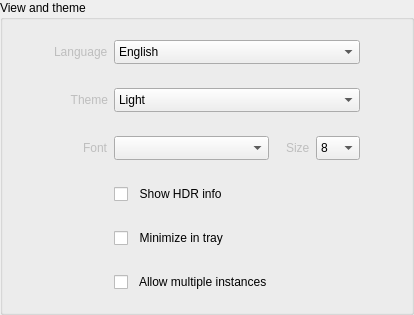
                    <widget class="QGroupBox" name="groupBoxSettings_3">
                     <property name="title">
                      <string>View and theme</string>
                     </property>
                     <layout class="QGridLayout" name="gridLayout_19">
                      <property name="topMargin">
                       <number>20</number>
                      </property>
                      <property name="bottomMargin">
                       <number>20</number>
                      </property>
                      <item row="0" column="0">
                       <layout class="QGridLayout" name="gridLayout_20">
                        <property name="leftMargin">
                         <number>0</number>
                        </property>
                        <property name="topMargin">
                         <number>0</number>
                        </property>
                        <property name="rightMargin">
                         <number>0</number>
                        </property>
                        <item row="8" column="2" alignment="Qt::AlignmentFlag::AlignLeft">
                         <widget class="QCheckBox" name="checkBox_tray">
                          <property name="maximumSize">
                           <size>
                            <width>600</width>
                            <height>30</height>
                           </size>
                          </property>
                          <property name="text">
                           <string>  Minimize in tray</string>
                          </property>
                         </widget>
                        </item>
                        <item row="4" column="1" alignment="Qt::AlignmentFlag::AlignRight">
                         <widget class="QLabel" name="label_font">
                          <property name="enabled">
                           <bool>false</bool>
                          </property>
                          <property name="text">
                           <string>Font</string>
                          </property>
                         </widget>
                        </item>
                        <item row="2" column="2" colspan="4">
                         <widget class="QComboBox" name="comboBox_theme">
                          <property name="enabled">
                           <bool>true</bool>
                          </property>
                          <property name="sizePolicy">
                           <sizepolicy hsizetype="Minimum" vsizetype="Fixed">
                            <horstretch>0</horstretch>
                            <verstretch>0</verstretch>
                           </sizepolicy>
                          </property>
                          <property name="minimumSize">
                           <size>
                            <width>246</width>
                            <height>24</height>
                           </size>
                          </property>
                          <property name="maximumSize">
                           <size>
                            <width>246</width>
                            <height>30</height>
                           </size>
                          </property>
                          <property name="styleSheet">
                           <string notr="true"/>
                          </property>
                          <property name="currentIndex">
                           <number>0</number>
                          </property>
                          <item>
                           <property name="text">
                            <string>Light</string>
                           </property>
                          </item>
                          <item>
                           <property name="text">
                            <string>Dark</string>
                           </property>
                          </item>
                         </widget>
                        </item>
                        <item row="0" column="2" colspan="4">
                         <widget class="QComboBox" name="comboBox_lang">
                          <property name="sizePolicy">
                           <sizepolicy hsizetype="Minimum" vsizetype="Fixed">
                            <horstretch>0</horstretch>
                            <verstretch>0</verstretch>
                           </sizepolicy>
                          </property>
                          <property name="minimumSize">
                           <size>
                            <width>246</width>
                            <height>24</height>
                           </size>
                          </property>
                          <property name="maximumSize">
                           <size>
                            <width>246</width>
                            <height>30</height>
                           </size>
                          </property>
                          <item>
                           <property name="text">
                            <string>English</string>
                           </property>
                          </item>
                          <item>
                           <property name="text">
                            <string>Chinese</string>
                           </property>
                          </item>
                          <item>
                           <property name="text">
                            <string>German</string>
                           </property>
                          </item>
                          <item>
                           <property name="text">
                            <string>Russian</string>
                           </property>
                          </item>
                         </widget>
                        </item>
                        <item row="0" column="1" alignment="Qt::AlignmentFlag::AlignRight">
                         <widget class="QLabel" name="label_lang">
                          <property name="enabled">
                           <bool>false</bool>
                          </property>
                          <property name="text">
                           <string>Language</string>
                          </property>
                         </widget>
                        </item>
                        <item row="7" column="2">
                         <spacer name="verticalSpacer_8">
                          <property name="orientation">
                           <enum>Qt::Orientation::Vertical</enum>
                          </property>
                          <property name="sizeType">
                           <enum>QSizePolicy::Policy::Fixed</enum>
                          </property>
                          <property name="sizeHint" stdset="0">
                           <size>
                            <width>20</width>
                            <height>18</height>
                           </size>
                          </property>
                         </spacer>
                        </item>
                        <item row="2" column="1" alignment="Qt::AlignmentFlag::AlignRight">
                         <widget class="QLabel" name="label_theme">
                          <property name="enabled">
                           <bool>false</bool>
                          </property>
                          <property name="sizePolicy">
                           <sizepolicy hsizetype="Preferred" vsizetype="Preferred">
                            <horstretch>0</horstretch>
                            <verstretch>0</verstretch>
                           </sizepolicy>
                          </property>
                          <property name="text">
                           <string>   Theme</string>
                          </property>
                          <property name="alignment">
                           <set>Qt::AlignmentFlag::AlignRight|Qt::AlignmentFlag::AlignTrailing|Qt::AlignmentFlag::AlignVCenter</set>
                          </property>
                         </widget>
                        </item>
                        <item row="5" column="2">
                         <spacer name="verticalSpacer_6">
                          <property name="orientation">
                           <enum>Qt::Orientation::Vertical</enum>
                          </property>
                          <property name="sizeType">
                           <enum>QSizePolicy::Policy::Fixed</enum>
                          </property>
                          <property name="sizeHint" stdset="0">
                           <size>
                            <width>20</width>
                            <height>18</height>
                           </size>
                          </property>
                         </spacer>
                        </item>
                        <item row="2" column="0">
                         <spacer name="horizontalSpacer_11">
                          <property name="orientation">
                           <enum>Qt::Orientation::Horizontal</enum>
                          </property>
                          <property name="sizeType">
                           <enum>QSizePolicy::Policy::Expanding</enum>
                          </property>
                          <property name="sizeHint" stdset="0">
                           <size>
                            <width>40</width>
                            <height>20</height>
                           </size>
                          </property>
                         </spacer>
                        </item>
                        <item row="4" column="5" alignment="Qt::AlignmentFlag::AlignRight">
                         <widget class="QComboBox" name="comboBox_fontsize">
                          <property name="sizePolicy">
                           <sizepolicy hsizetype="Minimum" vsizetype="Fixed">
                            <horstretch>0</horstretch>
                            <verstretch>0</verstretch>
                           </sizepolicy>
                          </property>
                          <property name="minimumSize">
                           <size>
                            <width>30</width>
                            <height>24</height>
                           </size>
                          </property>
                          <property name="maximumSize">
                           <size>
                            <width>50</width>
                            <height>30</height>
                           </size>
                          </property>
                          <item>
                           <property name="text">
                            <string notr="true">8</string>
                           </property>
                          </item>
                          <item>
                           <property name="text">
                            <string notr="true">9</string>
                           </property>
                          </item>
                          <item>
                           <property name="text">
                            <string notr="true">10</string>
                           </property>
                          </item>
                          <item>
                           <property name="text">
                            <string notr="true">11</string>
                           </property>
                          </item>
                          <item>
                           <property name="text">
                            <string notr="true">12</string>
                           </property>
                          </item>
                         </widget>
                        </item>
                        <item row="4" column="6">
                         <spacer name="horizontalSpacer_10">
                          <property name="orientation">
                           <enum>Qt::Orientation::Horizontal</enum>
                          </property>
                          <property name="sizeHint" stdset="0">
                           <size>
                            <width>40</width>
                            <height>20</height>
                           </size>
                          </property>
                         </spacer>
                        </item>
                        <item row="2" column="6">
                         <spacer name="horizontalSpacer_9">
                          <property name="orientation">
                           <enum>Qt::Orientation::Horizontal</enum>
                          </property>
                          <property name="sizeHint" stdset="0">
                           <size>
                            <width>40</width>
                            <height>20</height>
                           </size>
                          </property>
                         </spacer>
                        </item>
                        <item row="4" column="4" alignment="Qt::AlignmentFlag::AlignRight">
                         <widget class="QLabel" name="label_fontSize">
                          <property name="enabled">
                           <bool>false</bool>
                          </property>
                          <property name="text">
                           <string>Size</string>
                          </property>
                         </widget>
                        </item>
                        <item row="3" column="2">
                         <spacer name="verticalSpacer_16">
                          <property name="orientation">
                           <enum>Qt::Orientation::Vertical</enum>
                          </property>
                          <property name="sizeType">
                           <enum>QSizePolicy::Policy::Fixed</enum>
                          </property>
                          <property name="sizeHint" stdset="0">
                           <size>
                            <width>20</width>
                            <height>18</height>
                           </size>
                          </property>
                         </spacer>
                        </item>
                        <item row="6" column="2">
                         <widget class="QCheckBox" name="checkBox_showHDR">
                          <property name="enabled">
                           <bool>true</bool>
                          </property>
                          <property name="sizePolicy">
                           <sizepolicy hsizetype="Minimum" vsizetype="Fixed">
                            <horstretch>0</horstretch>
                            <verstretch>0</verstretch>
                           </sizepolicy>
                          </property>
                          <property name="maximumSize">
                           <size>
                            <width>600</width>
                            <height>30</height>
                           </size>
                          </property>
                          <property name="styleSheet">
                           <string notr="true"/>
                          </property>
                          <property name="text">
                           <string>  Show HDR info</string>
                          </property>
                          <property name="checkable">
                           <bool>true</bool>
                          </property>
                          <property name="checked">
                           <bool>false</bool>
                          </property>
                         </widget>
                        </item>
                        <item row="4" column="2" colspan="2" alignment="Qt::AlignmentFlag::AlignLeft">
                         <widget class="QComboBox" name="comboBox_font">
                          <property name="sizePolicy">
                           <sizepolicy hsizetype="Preferred" vsizetype="Fixed">
                            <horstretch>0</horstretch>
                            <verstretch>0</verstretch>
                           </sizepolicy>
                          </property>
                          <property name="minimumSize">
                           <size>
                            <width>155</width>
                            <height>24</height>
                           </size>
                          </property>
                          <property name="maximumSize">
                           <size>
                            <width>155</width>
                            <height>30</height>
                           </size>
                          </property>
                         </widget>
                        </item>
                        <item row="1" column="2">
                         <spacer name="verticalSpacer_15">
                          <property name="orientation">
                           <enum>Qt::Orientation::Vertical</enum>
                          </property>
                          <property name="sizeType">
                           <enum>QSizePolicy::Policy::Fixed</enum>
                          </property>
                          <property name="sizeHint" stdset="0">
                           <size>
                            <width>20</width>
                            <height>18</height>
                           </size>
                          </property>
                         </spacer>
                        </item>
                        <item row="9" column="2">
                         <spacer name="verticalSpacer_17">
                          <property name="orientation">
                           <enum>Qt::Orientation::Vertical</enum>
                          </property>
                          <property name="sizeType">
                           <enum>QSizePolicy::Policy::Fixed</enum>
                          </property>
                          <property name="sizeHint" stdset="0">
                           <size>
                            <width>20</width>
                            <height>18</height>
                           </size>
                          </property>
                         </spacer>
                        </item>
                        <item row="10" column="2" colspan="3">
                         <widget class="QCheckBox" name="checkBox_allowDuplicates">
                          <property name="maximumSize">
                           <size>
                            <width>600</width>
                            <height>30</height>
                           </size>
                          </property>
                          <property name="text">
                           <string>  Allow multiple instances</string>
                          </property>
                         </widget>
                        </item>
                       </layout>
                      </item>
                     </layout>
                    </widget>
